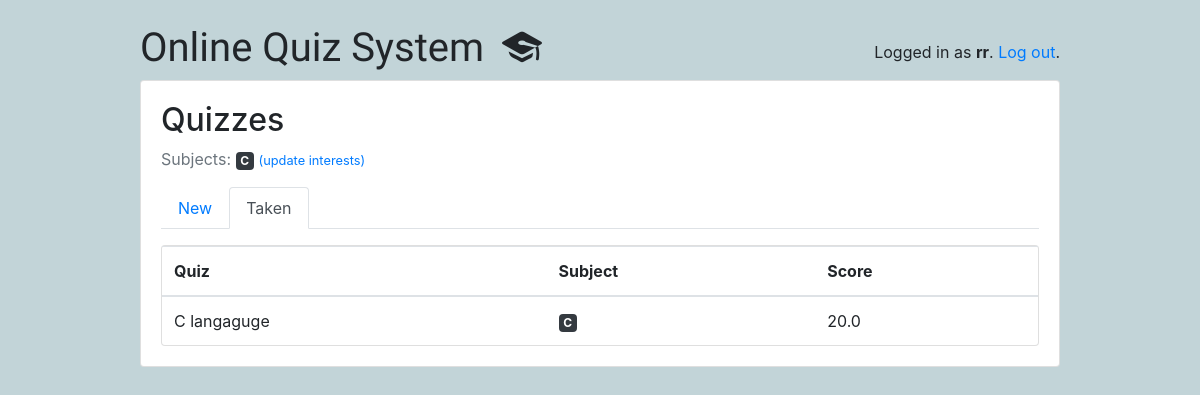
/students/taken/ (signed in), run on the app's committed database.
### classroom/models.py (models this page shows, shortened)
class User(AbstractUser):
    is_student = models.BooleanField(default=False)
    is_teacher = models.BooleanField(default=False)

class Subject(models.Model):
    name = models.CharField(max_length=30)
    color = models.CharField(max_length=7, default='#007bff')
    def get_html_badge(self):
        name = escape(self.name)
        color = escape(self.color)
        html = '<span class="badge badge-primary" style="background-color: %s">%s</span>' % (color, name)
        return mark_safe(html)

class TakenQuiz(models.Model):
    student = models.ForeignKey(Student, on_delete=models.CASCADE, related_name='taken_quizzes')
    quiz = models.ForeignKey(Quiz, on_delete=models.CASCADE, related_name='taken_quizzes')
    score = models.FloatField()
    date = models.DateTimeField(auto_now_add=True)

class Quiz(models.Model):
    owner = models.ForeignKey(User, on_delete=models.CASCADE, related_name='quizzes')
    name = models.CharField(max_length=255)
    subject = models.ForeignKey(Subject, on_delete=models.CASCADE, related_name='quizzes')

### classroom/views/students.py (the view)
# urls.py: path('taken/', students.TakenQuizListView.as_view(), name='taken_quiz_list'),
@method_decorator([login_required, student_required], name='dispatch')
class TakenQuizListView(ListView):
    model = TakenQuiz
    context_object_name = 'taken_quizzes'
    template_name = 'classroom/students/taken_quiz_list.html'
    def get_queryset(self):
        queryset = self.request.user.student.taken_quizzes \
            .select_related('quiz', 'quiz__subject') \
            .order_by('quiz__name')
        return queryset

### classroom/templates/classroom/students/taken_quiz_list.html
{% extends 'base.html' %}
{% block content %}
  {% include 'classroom/students/_header.html' with active='taken' %}
  <div class="card">
    <table class="table mb-0">
      <thead>
        <tr>
          <th>Quiz</th>
          <th>Subject</th>
          <th>Score</th>
        </tr>
      </thead>
      <tbody>
        {% for taken_quiz in taken_quizzes %}
          <tr>
            <td>{{ taken_quiz.quiz.name }}</td>
            <td>{{ taken_quiz.quiz.subject.get_html_badge }}</td>
            <td>{{ taken_quiz.score }}</td>
          </tr>
        {% empty %}
          <tr>
            <td class="bg-light text-center font-italic" colspan="3">You haven't completed any quiz yet.</td>
          </tr>
        {% endfor %}
      </tbody>
    </table>
  </div>
{% endblock %}

### templates/base.html (shortened to what this page needs)
{% load static %}<!doctype html>
<html lang="en">
  <head>
    <link rel="stylesheet" href="https://maxcdn.bootstrapcdn.com/bootstrap/4.0.0/css/bootstrap.min.css">
    <link rel="stylesheet" type="text/css" href="{% static 'vendor/fontello-2f186091/css/fontello.css' %}">
    <link rel="stylesheet" type="text/css" href="{% static 'css/app.css' %}">
    {% if user.is_authenticated and user.is_teacher %}
      <link rel="stylesheet" type="text/css" href="{% static 'css/teachers.css' %}">
    {% else %}
      <link rel="stylesheet" type="text/css" href="{% static 'css/students.css' %}">
    {% endif %}
  </head>
  <body>
    <div class="container my-4">
      <div class="row justify-content-center">
        <div class="col-md-10 col-sm-12">
          <div class="row">
            <div class="col-6">
              <h1 class="logo">
                <a href="{% url 'home' %}">
                  Online Quiz System
                  {% if user.is_authenticated %}
                    {% if user.is_teacher %}
                      <span class="icon-feather" data-toggle="tooltip" data-placement="right" title="Teacher profile"></span>
                    {% else %}
                      <span class="icon-graduation-cap" data-toggle="tooltip" data-placement="right" title="Student profile"></span>
                    {% endif %}
                  {% endif %}
                </a>
              </h1>
            </div>
            <div class="col-6 text-right">
              {% if user.is_authenticated %}
                <p class="pt-3">Logged in as <strong>{{ user.username }}</strong>. <a href="{% url 'logout' %}">Log out</a>.</p>
              {% else %}
                <a href="{% url 'login' %}" class="btn btn-light" role="button">Log in</a>
                <a href="{% url 'signup' %}" class="btn btn-primary" role="button">Sign up</a>
              {% endif %}
            </div>
          </div>
          <div class="card mb-3">
            <div class="card-body">
              {% block content %}
              {% endblock %}
            </div>
          </div>
        </div>
      </div>
    </div>
  </body>
</html>

### classroom/templates/classroom/students/_header.html
<h2>Quizzes</h2>
<p class="text-muted">
  Subjects:{% for subject in user.student.interests.all %} {{ subject.get_html_badge }}{% endfor %}
  <a href="{% url 'students:student_interests' %}"><small>(update interests)</small></a>
</p>
<ul class="nav nav-tabs mb-3">
  <li class="nav-item">
    <a class="nav-link{% if active == 'new' %} active{% endif %}" href="{% url 'students:quiz_list' %}">New</a>
  </li>
  <li class="nav-item">
    <a class="nav-link{% if active == 'taken' %} active{% endif %}" href="{% url 'students:taken_quiz_list' %}">Taken</a>
  </li>
</ul>

### static/css/app.css (style rules this page uses)
.logo { font-family: 'Clicker Script', cursive; }
.logo a { color: #212529; text-decoration: none; }

### static/css/students.css (style rules this page uses)
body { background-color: #c2d4d8; }

### data on the page
User: username "rr"
Subject: get_html_badge "C"
TakenQuiz: quiz.name "C langaguge", quiz.subject.get_html_badge "C", score "20.0"
